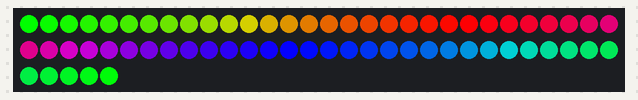
A sketch run on a simulated Arduino Uno, built with avr-gcc and run on an emulated ATmega328P. Shown: 65 RGB LEDs in strip order, left to right, continuing on the next row.

Above: at 0.15 s.
At 4.71 s:
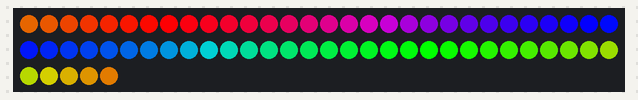
At 9.57 s:
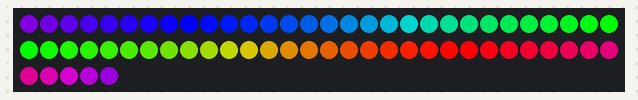
At 19.9 s:
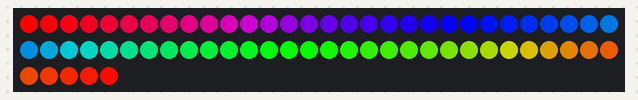
At 29.32 s:
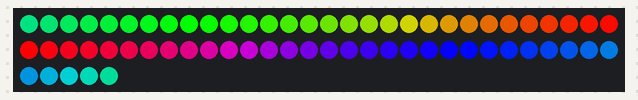
At 39.65 s:
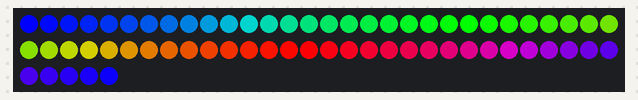

The sketch:

LED_Rainbow3.ino
```cpp
#include <Wire.h>
#include <Adafruit_NeoPixel.h>
#define LED_PIN  6
#define NUM_LEDS  65

Adafruit_NeoPixel strip(NUM_LEDS, LED_PIN, NEO_GRB + NEO_KHZ800);
volatile int patternCode = 9;
int d_lay = 75;

void setup() {
  // put your setup code here, to run once:
  //Wire.begin(8);                // join i2c bus with address #8
  //Wire.onReceive(receiveEvent); // register event
  Serial.begin(115200);           // start serial for

  strip.begin();
  strip.show();
}

void loop() {
  rainbowCycle(10);
}

void rainbowCycle(int SpeedDelay) {
  byte *c;
  uint16_t i, j;

  for(j=0; j<256*5; j++) { // 5 cycles of all colors on wheel
    for(i=0; i< NUM_LEDS; i++) {
      c=Wheel(((i * 256 / NUM_LEDS) + j) & 255);
      strip.setPixelColor(i, *c, *(c+1), *(c+2));
    }
    strip.show();
    delay(SpeedDelay);
  }
}

byte * Wheel(byte WheelPos) {
  static byte c[3];

  if(WheelPos < 85) {
   c[0]=WheelPos * 3;
   c[1]=255 - WheelPos * 3;
   c[2]=0;
  } else if(WheelPos < 170) {
   WheelPos -= 85;
   c[0]=255 - WheelPos * 3;
   c[1]=0;
   c[2]=WheelPos * 3;
  } else {
   WheelPos -= 170;
   c[0]=0;
   c[1]=WheelPos * 3;
   c[2]=255 - WheelPos * 3;
  }

  return c;
}

void showStrip() {
 #ifndef ADAFRUIT_NEOPIXEL_H
   // FastLED
   FastLED.show();
 #endif
}

void setPixel(int Pixel, byte red, byte green, byte blue) {
 #ifdef ADAFRUIT_NEOPIXEL_H
   // NeoPixel
   strip.setPixelColor(Pixel, strip.Color(red, green, blue));
 #endif
 #ifndef ADAFRUIT_NEOPIXEL_H
   // FastLED
   leds[Pixel].r = red;
   leds[Pixel].g = green;
   leds[Pixel].b = blue;
 #endif
}

void setAll(byte red, byte green, byte blue) {
  for(int i = 0; i < NUM_LEDS; i++ ) {
    setPixel(i, red, green, blue);
  }
  showStrip();
}


void receiveEvent(int howMany)
{
  while (1 < Wire.available()) // loop through all but the last
  {
    char c = Wire.read(); // receive byte as a character
    Serial.print(c);         // print the character
  }
  int x = Wire.read();    // receive byte as an integer
  //Serial.println(x);         // print the integer

  if (patternCode != x){
    patternCode = x;
  }
}
```
